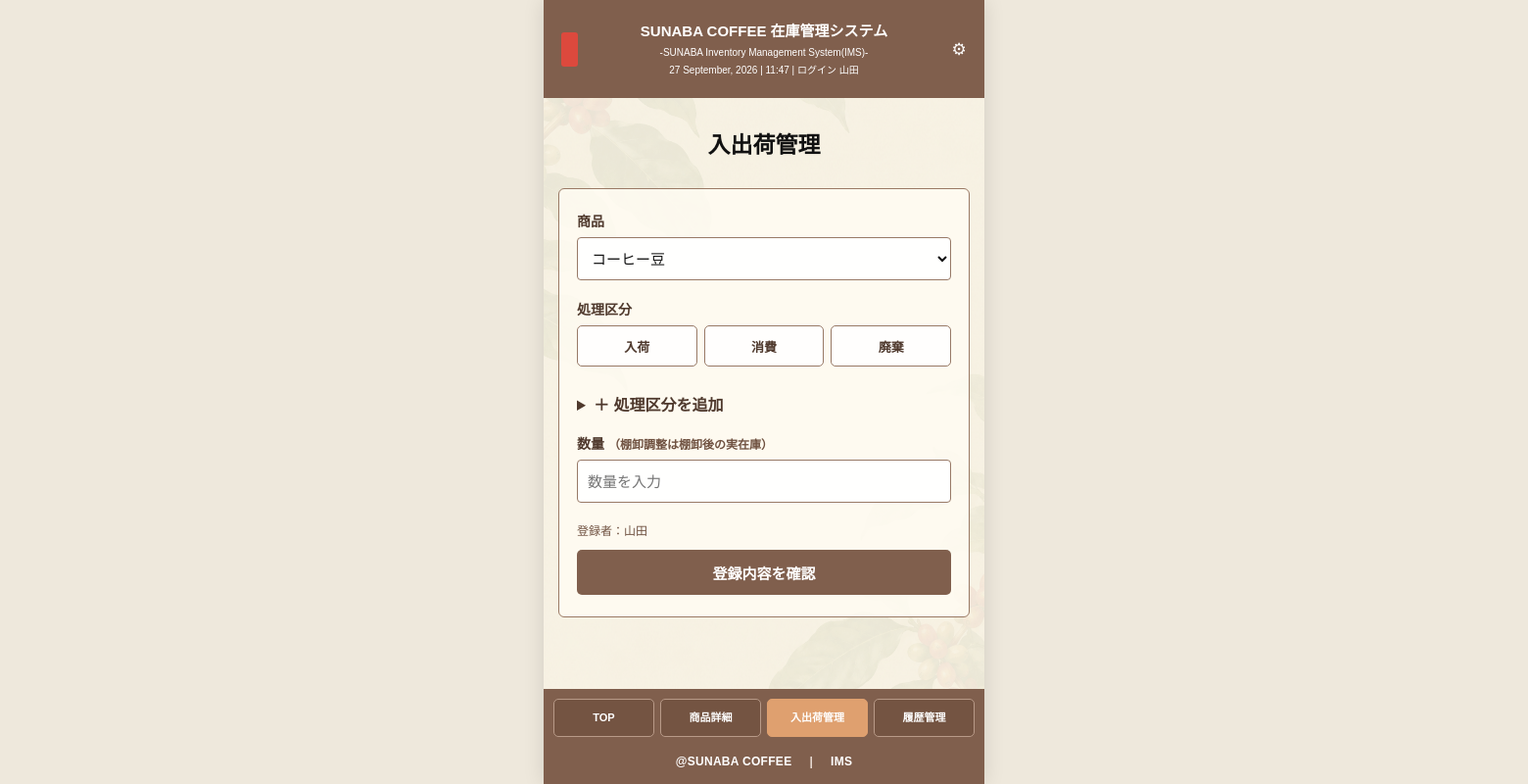
Page /stock (signed in) on the committed database.
### tables this page shows
CREATE TABLE process_types (
            process_code TEXT PRIMARY KEY,
            process_name TEXT NOT NULL UNIQUE,
            is_visible INTEGER NOT NULL DEFAULT 0
        );

### app.py (the view, shortened to what this page needs)
@app.route("/stock", methods=["GET", "POST"])
@login_required
def stock():
    conn = get_db()
    selected_product_id = request.args.get("product_id", type=int)
    products = conn.execute("SELECT * FROM products ORDER BY product_id").fetchall()
    visible_processes = conn.execute(
        "SELECT * FROM process_types WHERE is_visible = 1 ORDER BY rowid"
    ).fetchall()
    hidden_processes = conn.execute(
        "SELECT * FROM process_types WHERE is_visible = 0 ORDER BY rowid"
    ).fetchall()
    conn.close()
    return render_template(
        "stock.html",
        products=products,
        visible_processes=visible_processes,
        hidden_processes=hidden_processes,
        selected_product_id=selected_product_id
    )

### app.py (called while the page is built)
def get_db():
    conn = sqlite3.connect(DB_NAME)
    conn.row_factory = sqlite3.Row
    return conn

def login_required(view):
    @wraps(view)
    def wrapped_view(*args, **kwargs):
        if "employee_id" not in session:
            return redirect(url_for("login"))
        return view(*args, **kwargs)
    return wrapped_view

### templates/stock.html (shortened to what this page needs)
<!DOCTYPE html>
<html lang="ja">
<head>
<link rel="stylesheet" href="{{ url_for('static', filename='style.css') }}">
</head>
<body>
<div class="app">
<header class="app-header">
  <div class="header-side"><span class="logo-mark"></span></div>
  <div class="header-title">
    <h1>SUNABA COFFEE 在庫管理システム</h1>
    <p>-SUNABA Inventory Management System(IMS)-</p>
    <p id="current-date-time" data-employee-name="{{ session.get('employee_name', '') }}"></p>
  </div>
  <div class="header-side header-setting">
    <details class="setting-menu">
      <summary aria-label="設定">⚙</summary>
    </details>
  </div>
</header>
<main class="app-main">
  <h2>入出荷管理</h2>
  {% if confirmation %}
  <section class="form-card confirmation-card">
    <h3>登録内容の確認</h3>
    <p><strong>商品：</strong>{{ confirmation.product_name }}</p>
    <p><strong>処理：</strong>{{ confirmation.process_name }}</p>
    <p><strong>数量：</strong>{{ confirmation.quantity }}{{ confirmation.unit }}</p>
    <p><strong>登録者：</strong>{{ confirmation.employee_name }}</p>
    <form method="POST">
      <input type="hidden" name="product_id" value="{{ confirmation.product_id }}">
      <input type="hidden" name="process_code" value="{{ confirmation.process_code }}">
      <input type="hidden" name="quantity" value="{{ confirmation.quantity }}">
      <input type="hidden" name="confirmed" value="1">
      <button class="primary-button" type="submit">この内容で登録</button>
      <a class="secondary-button button-link" href="{{ url_for('stock', product_id=confirmation.product_id) }}">戻る</a>
    </form>
  </section>
  {% else %}
  <section class="form-card">
    <form method="POST">
      <div class="form-group">
        <label for="product_id">商品</label>
        <select id="product_id" name="product_id" required>
          {% for product in products %}
          <option value="{{ product['product_id'] }}" {{ 'selected' if selected_product_id == product['product_id'] else '' }}>
            {{ product["product_name"] }}
          </option>
          {% endfor %}
        </select>
      </div>
      <div class="form-group">
        <label>処理区分</label>
        <div class="process-buttons">
          {% for process in visible_processes %}
            <label class="process-choice">
              <span>{{ process["process_name"] }}</span>
            </label>
          {% endfor %}
        </div>
      </div>
      {% if session.get("role") == "admin" %}
      {% if hidden_processes %}
      <details class="optional-process">
        <summary>＋ 処理区分を追加</summary>
      </details>
      {% endif %}
      {% endif %}
      <div class="form-group">
        <label for="quantity">数量 <span class="hint">（棚卸調整は棚卸後の実在庫）</span></label>
        <input type="number" id="quantity" name="quantity" min="1" placeholder="数量を入力" required>
      </div>
      <p class="registrant">登録者：{{ session.get("employee_name") }}</p>
      <button type="submit" class="primary-button">登録内容を確認</button>
    </form>
  </section>
  {% endif %}
</main>
{% set active = "stock" %}
<div class="bottom-area">
  <nav class="bottom-nav">
    <a href="{{ url_for('home') }}" class="{{ 'active' if active == 'home' else '' }}">TOP</a>
    <a href="{{ url_for('home') }}" class="{{ 'active' if active == 'detail' else '' }}">商品詳細</a>
    <a href="{{ url_for('stock') }}" class="{{ 'active' if active == 'stock' else '' }}">入出荷管理</a>
    <a href="{{ url_for('history') }}" class="{{ 'active' if active == 'history' else '' }}">履歴管理</a>
  </nav>
  <footer class="app-footer">
    <span>@SUNABA COFFEE</span><span class="footer-divider">|</span><span>IMS</span>
  </footer>
</div>
</div>
</body>
</html>

### static/style.css (style rules this page uses)
* { box-sizing: border-box; }
html, body { margin: 0; padding: 0; width: 100%; min-height: 100%; }
body { background-color: #eee8dc; color: #111111; font-family: "Futura", "Futura PT", "Century Gothic", "Yu Gothic", "YuGothic", sans-serif; }
.app { display: flex; flex-direction: column; width: 100%; max-width: 450px; min-height: 100vh; margin: 0 auto; background-color: #f8f3e5; background-image: url("/static/images/coffee-bg.png"); background-repeat: no-repeat; background-position: center top; background-size: cover; box-shadow: 0 0 20px rgba(0, 0, 0, 0.12); }
.app-header { display: grid; grid-template-columns: 32px minmax(0, 1fr) 32px; align-items: center; width: 100%; min-height: 100px; padding: 14px 10px; background-color: #805f4d; color: #ffffff; }
.header-side { display: flex; align-items: center; justify-content: center; }
.logo-mark { display: block; width: 17px; height: 35px; border-radius: 3px; background-color: #dc493d; }
.header-title { min-width: 0; text-align: center; }
.header-title h1 { margin: 0; color: #ffffff; font-size: 15px; font-weight: 700; line-height: 1.3; white-space: nowrap; }
.header-title p { margin: 5px 0 0; color: #ffffff; font-size: 10px; line-height: 1.3; white-space: nowrap; }
.header-setting { color: #ffffff; font-size: 17px; }
.app-main { flex: 1; width: 100%; padding: 32px 15px 50px; background-color: rgba(248, 243, 229, 0.25); }
.app-main h2 { margin: 0 0 28px; color: #111111; font-size: 23px; font-weight: 700; line-height: 1.4; text-align: center; }
.form-card { width: 100%; padding: 22px 18px; border: 1px solid #9a7a65; border-radius: 6px; background-color: rgba(255, 252, 242, 0.85); }
.form-group { width: 100%; margin-bottom: 19px; }
.form-group label { display: block; margin-bottom: 7px; color: #4f392d; font-size: 14px; font-weight: 700; }
.form-group input, .form-group select { display: block; width: 100%; height: 44px; padding: 8px 10px; border: 1px solid #987966; border-radius: 4px; background-color: rgba(255, 255, 255, 0.94); color: #111111; font-family: inherit; font-size: 15px; }
.primary-button { display: block; width: 100%; height: 46px; margin-top: 6px; padding: 0 10px; border: none; border-radius: 5px; background-color: #805f4d; color: #ffffff; font-family: inherit; font-size: 15px; font-weight: 700; cursor: pointer; }
.bottom-area { width: 100%; margin-top: auto; padding: 10px 10px 16px; background-color: #805f4d; color: #ffffff; }
.bottom-nav { display: grid; grid-template-columns: repeat(4, minmax(0, 1fr)); gap: 6px; width: 100%; }
.bottom-nav a { display: flex; align-items: center; justify-content: center; min-width: 0; height: 39px; padding: 3px 2px; border: 1px solid #b89a88; border-radius: 5px; background-color: #745442; color: #ffffff; font-size: 11px; font-weight: 700; line-height: 1.2; text-align: center; text-decoration: none; white-space: nowrap; }
.bottom-nav a.active { border-color: #dfa06f; background-color: #dfa06f; color: #ffffff; }
.app-footer { display: flex; align-items: center; justify-content: center; gap: 18px; width: 100%; padding-top: 18px; color: #ffffff; font-size: 12px; font-weight: 700; letter-spacing: 0.3px; }
.footer-divider { color: #eaded7; }
.process-buttons { display:grid; grid-template-columns:repeat(3,1fr); gap:7px; }
.process-choice span { display:flex; align-items:center; justify-content:center; min-height:42px; padding:6px; border:1px solid #987966; border-radius:5px; background:rgba(255,255,255,.88); color:#4f392d; font-size:13px; font-weight:700; cursor:pointer; }
.optional-process { margin:0 0 18px; color:#4f392d; }
.optional-process summary, .filter-card > summary { cursor:pointer; font-weight:700; }
.registrant, .hint { color:#6f5140; font-size:12px; }
.setting-menu { position:relative; }
.setting-menu summary { list-style:none; cursor:pointer; }
.app-header { position:relative; overflow:visible; }
.header-setting { position:relative; overflow:visible; }
.setting-menu > summary { display:flex; align-items:center; justify-content:center; width:32px; height:32px; margin:0; padding:0; list-style:none; cursor:pointer; color:#fff; border-radius:6px; }
.setting-menu > summary::marker { content:""; }

### rows in the picture
process_types: process_name "入荷"
process_types: process_name "消費"
process_types: process_name "廃棄"

### other values in the picture
{{ session.get("employee_name") }} "山田"
form field product_id "コーヒー豆"
